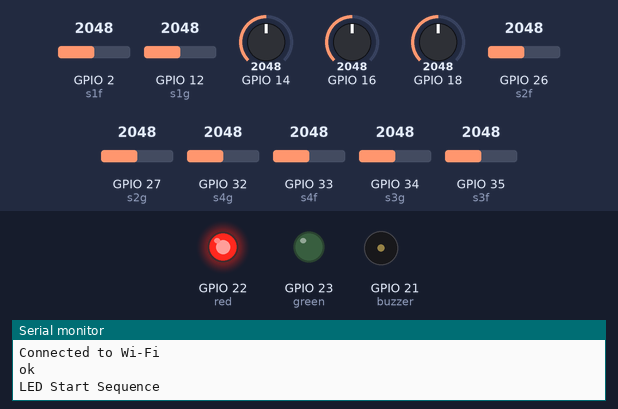
A sketch run on a simulated ESP32. On the bench: output pins drawn as LEDs (lit = HIGH), buzzer (waves = sounding), the last lines printed to the serial monitor. Inputs (shaded band) come from the test bench; at power-on: GPIO 12 (s1g) = 2048, GPIO 2 (s1f) = 2048, GPIO 14 = 2048, GPIO 16 = 2048, GPIO 18 = 2048, GPIO 26 (s2f) = 2048, GPIO 27 (s2g) = 2048, GPIO 32 (s4g) = 2048, GPIO 33 (s4f) = 2048, GPIO 34 (s3g) = 2048, GPIO 35 (s3f) = 2048. WiFi joins after 1.5 s; servers stay silent unless stated.

Above: at 8.0 s.
At 12.5 s:
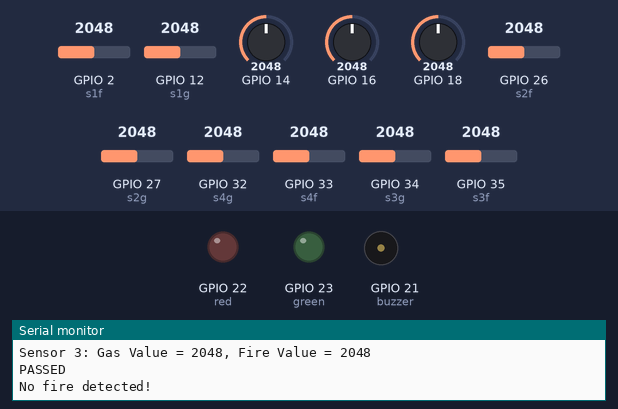
12.6 s: GPIO 12 (s1g) set to 2821
14.9 s: GPIO 12 (s1g) set to 2919
At 17.3 s:
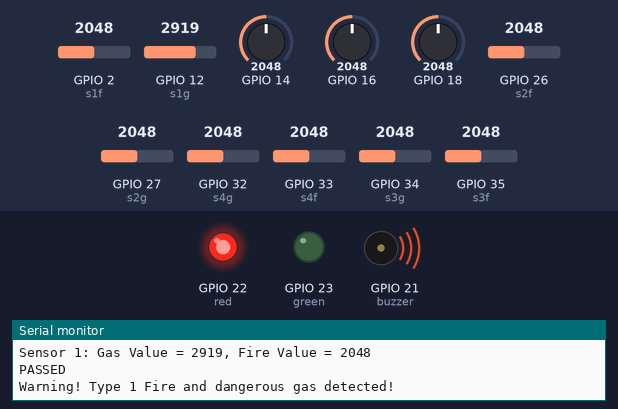
Timing chart, 0 to 23.5 s (numbered marks = the images above; inputs shaded):
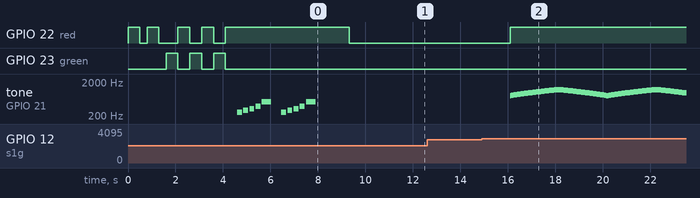

The sketch:

component1.ino
```cpp
bool signupOK = false;
#include <WiFi.h>
#include <Firebase_ESP_Client.h>
// Provide the token generation process info.
#include "addons/TokenHelper.h"
// Provide the RTDB payload printing info and other helper functions.
#include "addons/RTDBHelper.h"

// Firebase configuration
#define API_KEY "AIzaSyDa-KKJMO8BH9A025HsYBxkHhkp1phrS8E"
#define DATABASE_URL "https://firefighter-3278c-default-rtdb.firebaseio.com/"

// Wi-Fi configuration
const char* ssid = "test";
const char* password = "A12345678";

FirebaseData fbdo;
FirebaseConfig config;
FirebaseAuth auth;

unsigned long sendDataPrevMillis = 0;


#define s1g 12  // MQ-135 for Sensor 1
#define s1f 2   // Fire sensor for Sensor 1
#define s2g 27  // MQ-135 for Sensor 2
#define s2f 26  // Fire sensor for Sensor 2
#define s3g 34  // MQ-135 for Sensor 3
#define s3f 35  // Fire sensor for Sensor 3
#define s4g 32  // MQ-135 for Sensor 4
#define s4f 33  // Fire sensor for Sensor 4
#define green 23  // Green LED pin
#define red 22    // Red LED pin
#define buzzer 21 // Buzzer pin

float gasThreshold;
float fireThreshold;
const int numSamples = 10;
int gasInit[4] = {0, 0, 0, 0};

void printSensorValues(int sensorID, int gasValue, int fireValue);
void checkSensors(int gasValue, int fireValue, int id);
void FireAlarm();
void calibrateSensors();


void setup() {
  Serial.begin(115200);
  pinMode(s1g, INPUT);
  pinMode(s2g, INPUT);
  pinMode(s3g, INPUT);
  pinMode(s4g, INPUT);
  pinMode(s1f, INPUT);
  pinMode(s2f, INPUT);
  pinMode(s3f, INPUT);
  pinMode(s4f, INPUT);
  pinMode(green, OUTPUT);
  pinMode(red, OUTPUT);
  pinMode(buzzer, OUTPUT);

  WiFi.begin(ssid, password);
  while (WiFi.status() != WL_CONNECTED) {
    digitalWrite(red, HIGH);
    delay(500);
    Serial.print(".");
    digitalWrite(red, LOW);
    delay(300);
  }
  Serial.println("\nConnected to Wi-Fi");
  digitalWrite(red, LOW);

  config.api_key = API_KEY;
  config.database_url = DATABASE_URL;

  if (Firebase.signUp(&config, &auth, "", "")){
    Serial.println("ok");
    signupOK = true;
  }
  else{
    Serial.printf("%s\n", config.signer.signupError.message.c_str());
  }

  config.token_status_callback = tokenStatusCallback; //see addons/TokenHelper.h
  Firebase.begin(&config, &auth);
  Firebase.reconnectWiFi(true);


  startLed();
  calibrateSensors();

}

void loop() {

    int GsensorValue[4] = {
    analogRead(s1g),
    analogRead(s2g),
    analogRead(s3g),
    analogRead(s4g)
  };

  int FsensorValue[4] = {
    analogRead(s1f),
    analogRead(s2f),
    analogRead(s3f),
    analogRead(s4f)
  };

    Serial.println("Sensor Readings:");
      for (int i = 0; i < 4; i++) {
    printSensorValues(i + 1, GsensorValue[i], FsensorValue[i]);
    checkSensors(GsensorValue[i], FsensorValue[i], i);
  }

    delay(500);

}

void checkSensors(int gasValue, int fireValue, int id) {
  String sensorPath = "sensor/s" + String(id);
  if (gasValue > 0) {

    if (Firebase.RTDB.setString(&fbdo, sensorPath,"on")){
          Serial.println(F("PASSED"));

        } else {
          Serial.println(F("FAILED"));

        }
  } else if (gasValue == 0) {
    if (Firebase.RTDB.setString(&fbdo, sensorPath,"off")){
          Serial.println(F("PASSED"));

        } else {
          Serial.println(F("FAILED"));

        }
  }

  if ((gasValue - gasInit[id] >= 800 && gasValue - gasInit[id] < 1200 && fireValue < 250) ||
      (gasValue - gasInit[id] >= 800 && gasValue - gasInit[id] < 1200)) {
    Serial.println("Warning! Type 1 Fire and dangerous gas detected!");
    FireAlarm();
    if (Firebase.ready() && signupOK){
       if (Firebase.RTDB.setString(&fbdo, "fire_type", "Type01")){
          Serial.println(F("PASSED"));

        } else {
          Serial.println(F("FAILED"));

        }
      if (Firebase.RTDB.setBool(&fbdo, "is_fire", true)){
          Serial.println(F("PASSED"));

        } else {
          Serial.println(F("FAILED"));

        }
    if (Firebase.RTDB.setBool(&fbdo, "is_fire_detected", true)){
          Serial.println(F("PASSED"));

        } else {
          Serial.println(F("FAILED"));

        }
    }


  } else if ((gasValue - gasInit[id] >= 1500 && gasValue - gasInit[id] < 2500 && fireValue < 250) ||
             (gasValue - gasInit[id] >= 1500 && gasValue - gasInit[id] < 2500)) {
    Serial.println("Warning! Type 2 Fire and dangerous gas detected!");
    FireAlarm();
    if (Firebase.ready() && signupOK){
      if (Firebase.RTDB.setString(&fbdo, "fire_type", "Type02")){
          Serial.println(F("PASSED"));

        } else {
          Serial.println(F("FAILED"));

        }
      if (Firebase.RTDB.setBool(&fbdo, "is_fire", true)){
          Serial.println(F("PASSED"));

        } else {
          Serial.println(F("FAILED"));

        }
    if (Firebase.RTDB.setBool(&fbdo, "is_fire_detected", true)){
          Serial.println(F("PASSED"));

        } else {
          Serial.println(F("FAILED"));

        }
    }

  } else {
    Serial.println("No fire detected!");
     if (Firebase.ready() && signupOK){
       if (Firebase.RTDB.setBool(&fbdo, "is_fire", false)){
          Serial.println(F("PASSED"));

        } else {
          Serial.println(F("FAILED"));

        }
    if (Firebase.RTDB.setBool(&fbdo, "is_fire_detected", false)){
          Serial.println(F("PASSED"));

        } else {
          Serial.println(F("FAILED"));

        }
     }

  }
}

void printSensorValues(int sensorID, int gasValue, int fireValue) {
  Serial.print("Sensor ");
  Serial.print(sensorID);
  Serial.print(": Gas Value = ");
  Serial.print(gasValue);
  Serial.print(", Fire Value = ");
  Serial.println(fireValue);
}

void triggerAlarm() {
  int melody[] = {262, 294, 330, 392, 523};
  int noteDurations[] = {200, 200, 200, 200, 400};

  digitalWrite(red, HIGH);
  digitalWrite(green, LOW);

  for (int i = 0; i < 2; i++) {
    for (int j = 0; j < 5; j++) {
      tone(buzzer, melody[j], noteDurations[j]);
      delay(noteDurations[j] * 1.3);
    }
    delay(300);
  }
  delay(1000);
}

void FireAlarm() {
  digitalWrite(red, HIGH);

  for (int i = 0; i < 5; i++) {
    for (int frequency = 800; frequency <= 1200; frequency += 10) {
      tone(buzzer, frequency, 50);
      delay(50);
    }
    for (int frequency = 1200; frequency >= 800; frequency -= 10) {
      tone(buzzer, frequency, 50);
      delay(50);
    }
  }
  digitalWrite(red, LOW);
}

void calibrateSensors() {
  Serial.println("Calibrating sensors...");
  float gasSum[4] = {0, 0, 0, 0};

  for (int i = 0; i < numSamples; i++) {
    for (int j = 0; j < 4; j++) {
      gasSum[j] += analogRead(s1g + j * 2); // Reads s1g, s2g, s3g, s4g
    }
    delay(200); // Stabilization delay between readings
  }

  // Calculate initial readings for calibration
  for (int i = 0; i < 4; i++) {
    gasInit[i] = gasSum[i] / numSamples;
  }

  Serial.println("Calibration complete.");
  for (int i = 0; i < 4; i++) {
    Serial.print("Gas Init for Sensor ");
    Serial.print(i + 1);
    Serial.print(": ");
    Serial.println(gasInit[i]);
  }
}

void startLed() {
  Serial.println("LED Start Sequence");
  for (int i = 0; i < 3; i++) {
    digitalWrite(green, HIGH);
    digitalWrite(red, LOW);
    delay(500);
    digitalWrite(green, LOW);
    digitalWrite(red, HIGH);
    delay(500);
  }
  triggerAlarm();
  digitalWrite(green, LOW);
  digitalWrite(red, LOW);
}
```

Measured:
- the behaviour switches between 2847 and 2848 on GPIO 12 (s1g) (found by bisection; images 1 and 2)
- after the input at 14.9 s, GPIO 22 (red): LOW → HIGH after 1.2 s; tone on GPIO 21 (buzzer): plays 800 Hz for 0.05 s, 810 Hz for 0.05 s, 820 Hz for 0.05 s, 830 Hz for 0.05 s, 840 Hz for 0.05 s, 850 Hz for 0.05 s … (146 notes in this stretch), starting after 1.2 s
